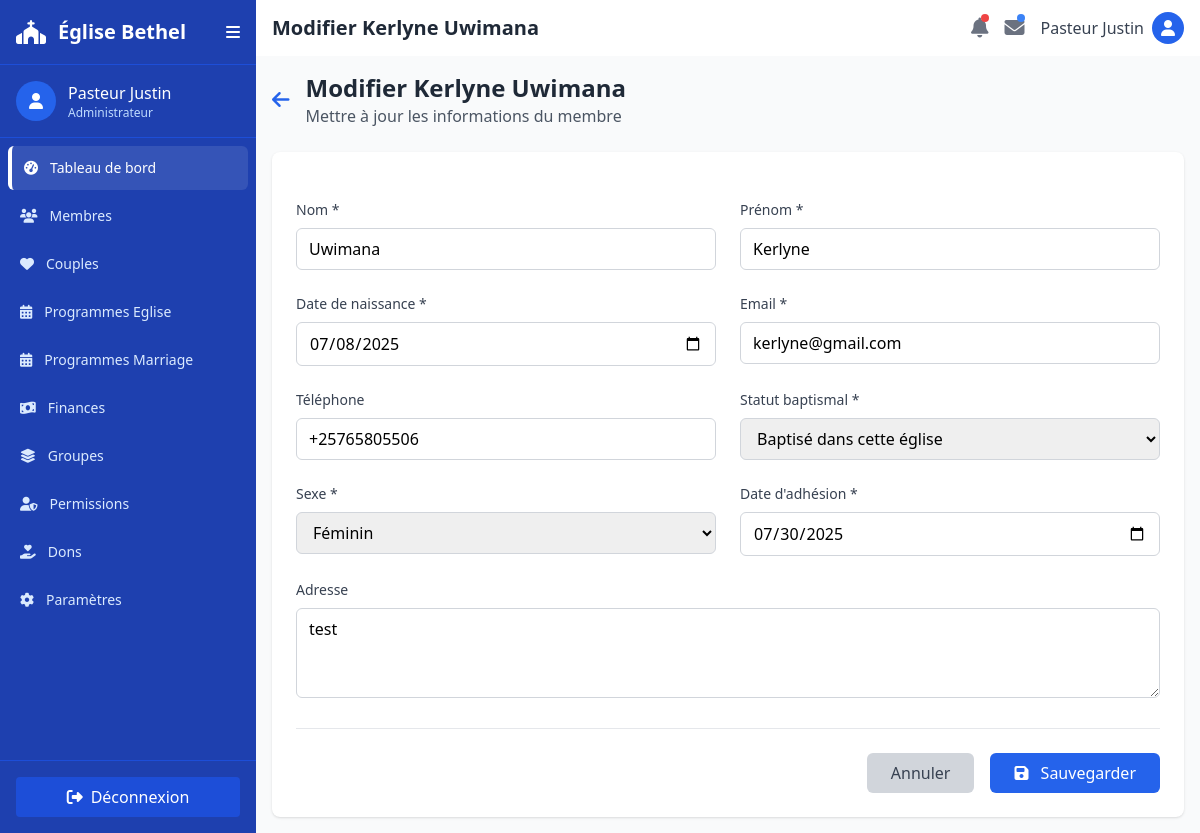
The page /membres/1/modifier/ (signed in) on the database its author committed.
### core/models.py (models this page shows, shortened)
class Membre(models.Model):
    SEXE_CHOICES = [
        ('M', 'Masculin'),
        ('F', 'Féminin'),
    ]
    STATUT_BAPTISMAL_CHOICES = [
        ('baptise_eglise', 'Baptisé Église'),
        ('non_baptise', 'Non Baptisé'),
        ('baptise_autre_eglise', 'Baptisé Autre Église'),
    ]
    nom = models.CharField(max_length=100)
    prenom = models.CharField(max_length=100)
    date_naissance = models.DateField()
    adresse = models.TextField()
    telephone = models.CharField(
        max_length=20,
        validators=[RegexValidator(r'^\+?1?\d{9,15}$', 'Numéro de téléphone invalide')]
    )
    email = models.EmailField(unique=True)
    sexe = models.CharField(
        max_length=1,
        choices=SEXE_CHOICES,
        null=True,
        blank=True,
        verbose_name="Sexe"
    )
    statut_baptismal = models.CharField(
        max_length=25,
        choices=STATUT_BAPTISMAL_CHOICES,
        default='non_baptise'
    )
    date_adhesion = models.DateField()
    photo_profil_url = models.URLField(blank=True, null=True)
    created_at = models.DateTimeField(auto_now_add=True)
    updated_at = models.DateTimeField(auto_now=True)
    class Meta:
        verbose_name = "Membre"
        verbose_name_plural = "Membres"
        ordering = ['nom', 'prenom']
    @property
    def nom_complet(self):
        return f"{self.prenom} {self.nom}"

### core/views.py (the view, shortened to what this page needs)
# urls.py: path('membres/<int:pk>/modifier/', views.membre_update_view, name='membre_update'),
@login_required
def membre_update_view(request, pk):
    membre = get_object_or_404(Membre, pk=pk)
    context = {
        'membre': membre,
        'form': {
            'nom': {'value': membre.nom},
            'prenom': {'value': membre.prenom},
            'email': {'value': membre.email},
            'telephone': {'value': membre.telephone},
            'adresse': {'value': membre.adresse},
            'date_naissance': {'value': membre.date_naissance},
            'date_adhesion': {'value': membre.date_adhesion},
            'statut_baptismal': {'value': membre.statut_baptismal},
            'sexe': {'value':membre.sexe}
        }
    }
    return render(request, 'membre/membre_update.html', context)

### core/templates/membre/membre_update.html (shortened to what this page needs)
{% extends "core/base.html" %}
{% block title %}Modifier {{ membre.nom_complet }}{% endblock title %}
{% block body %}
<main class="flex-1 overflow-y-auto p-4 bg-gray-50">
    <div class="flex justify-between items-center mb-6">
        <div class="flex items-center">
            <a href="{% url 'membre_detail' membre.pk %}" class="text-blue-600 hover:text-blue-800 mr-4">
                <i class="fas fa-arrow-left text-xl"></i>
            </a>
            <div>
                <h2 class="text-2xl font-bold text-gray-800">Modifier {{ membre.nom_complet }}</h2>
                <p class="text-gray-600">Mettre à jour les informations du membre</p>
            </div>
        </div>
    </div>
    <div class="bg-white rounded-lg shadow overflow-hidden">
        <div class="p-6">
            <form method="POST" class="space-y-6">
                <div class="grid grid-cols-1 md:grid-cols-2 gap-6">
                    <div>
                        <label for="nom" class="block text-sm font-medium text-gray-700 mb-2">Nom *</label>
                        <input type="text" id="nom" name="nom" value="{{ form.nom.value|default:'' }}" required
                               class="w-full border border-gray-300 rounded-md px-3 py-2 focus:outline-none focus:ring-2 focus:ring-blue-500">
                    </div>
                    <div>
                        <label for="prenom" class="block text-sm font-medium text-gray-700 mb-2">Prénom *</label>
                        <input type="text" id="prenom" name="prenom" value="{{ form.prenom.value|default:'' }}" required
                               class="w-full border border-gray-300 rounded-md px-3 py-2 focus:outline-none focus:ring-2 focus:ring-blue-500">
                    </div>
                    <div>
                        <label for="date_naissance" class="block text-sm font-medium text-gray-700 mb-2">Date de naissance *</label>
                        <input type="date" id="date_naissance" name="date_naissance" value="{{ form.date_naissance.value|date:'Y-m-d'|default:'' }}" required
                               class="w-full border border-gray-300 rounded-md px-3 py-2 focus:outline-none focus:ring-2 focus:ring-blue-500">
                    </div>
                    <div>
                        <label for="email" class="block text-sm font-medium text-gray-700 mb-2">Email *</label>
                        <input type="email" id="email" name="email" value="{{ form.email.value|default:'' }}" required
                               class="w-full border border-gray-300 rounded-md px-3 py-2 focus:outline-none focus:ring-2 focus:ring-blue-500">
                    </div>
                    <div>
                        <label for="telephone" class="block text-sm font-medium text-gray-700 mb-2">Téléphone</label>
                        <input type="tel" id="telephone" name="telephone" value="{{ form.telephone.value|default:'' }}"
                               class="w-full border border-gray-300 rounded-md px-3 py-2 focus:outline-none focus:ring-2 focus:ring-blue-500">
                    </div>
                    <div>
                        <label for="statut_baptismal" class="block text-sm font-medium text-gray-700 mb-2">Statut baptismal *</label>
                        <select id="statut_baptismal" name="statut_baptismal" required
                                class="w-full border border-gray-300 rounded-md px-3 py-2 focus:outline-none focus:ring-2 focus:ring-blue-500">
                            <option value="baptise_eglise" {% if form.statut_baptismal.value == 'baptise_eglise' %}selected{% endif %}>Baptisé dans cette église</option>
                        </select>
                    </div>
                    <div>
                        <label for="sexe" class="block text-sm font-medium text-gray-700 mb-2">Sexe *</label>
                        <select id="sexe" name="sexe" required
                                class="w-full border border-gray-300 rounded-md px-3 py-2 focus:outline-none focus:ring-2 focus:ring-blue-500">
                            <option value="F" {% if form.sexe.value == 'F' %}selected{% endif %}>Féminin</option>
                        </select>
                    </div>
                    <div>
                        <label for="date_adhesion" class="block text-sm font-medium text-gray-700 mb-2">Date d'adhésion *</label>
                        <input type="date" id="date_adhesion" name="date_adhesion" value="{{ form.date_adhesion.value|date:'Y-m-d'|default:'' }}" required
                               class="w-full border border-gray-300 rounded-md px-3 py-2 focus:outline-none focus:ring-2 focus:ring-blue-500">
                    </div>
                    <div class="md:col-span-2">
                        <label for="adresse" class="block text-sm font-medium text-gray-700 mb-2">Adresse</label>
                        <textarea id="adresse" name="adresse" rows="3"
                                  class="w-full border border-gray-300 rounded-md px-3 py-2 focus:outline-none focus:ring-2 focus:ring-blue-500">{{ form.adresse.value|default:'' }}</textarea>
                    </div>
                </div>
                <div class="flex justify-end space-x-4 pt-6 border-t border-gray-200">
                    <a href="{% url 'membre_detail' membre.pk %}" class="bg-gray-300 hover:bg-gray-400 text-gray-700 px-6 py-2 rounded-md">
                        Annuler
                    </a>
                    <button type="submit" class="bg-blue-600 hover:bg-blue-700 text-white px-6 py-2 rounded-md">
                        <i class="fas fa-save mr-2"></i>
                        Sauvegarder
                    </button>
                </div>
            </form>
        </div>
    </div>
</main>
{% endblock body %}

### rows shown on the page
Membre: nom_complet "Kerlyne Uwimana", nom "Uwimana", prenom "Kerlyne", date_naissance "07/08/2025", email "kerlyne@gmail.com", telephone "+25765805506", statut_baptismal "Baptisé dans cette église", date_adhesion "07/30/2025", adresse "test"
